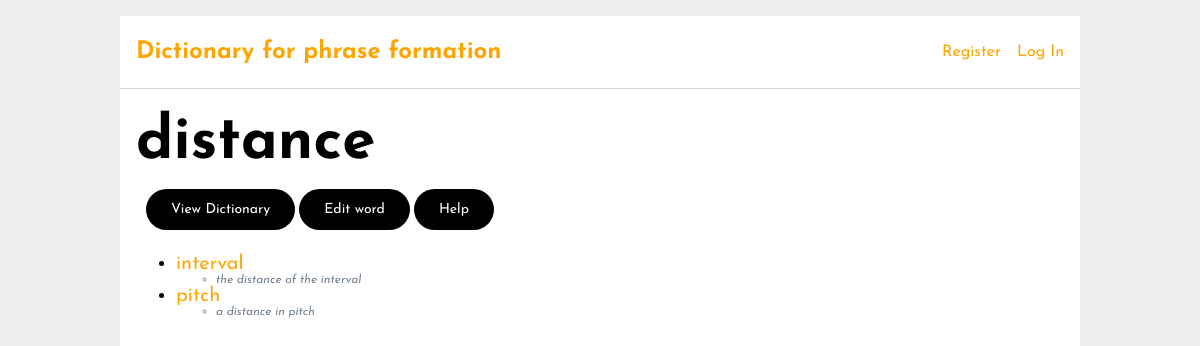
Screenshot of /28/ with the database file from the repository.
### tables this page shows
CREATE TABLE word (
  id INTEGER PRIMARY KEY AUTOINCREMENT,
  name TEXT UNIQUE NOT NULL,
  user_id INTEGER NOT NULL,
  FOREIGN KEY (user_id) REFERENCES user (id),
  unique (name)
);

CREATE TABLE phrase (
  id INTEGER PRIMARY KEY AUTOINCREMENT,
  name TEXT UNIQUE NOT NULL,
  user_id INTEGER NOT NULL,
  FOREIGN KEY (user_id) REFERENCES user (id),
  unique (name)
);

### dictionary/dict.py (the view)
@bp.route("/<int:word_id>/")
def view_word(word_id):
    word = get_word(word_id)
    phrases = get_phrases(word_id)
    phrasewords = get_all_phrase_words(word_id)
    '''
    phrase_words = []
    if phrases:
        for phrase in phrases:
            phrase_id = phrase["phraseId"]
            words = get_phrase_words(word_id, phrase_id)
            phrase_words.append({"phrase_id": phrase_id, "phrase_words": words})
    '''
    return render_template("dictionary/word.html", word=word, phrases=phrases, phrasewords=phrasewords)

### dictionary/auth.py (called while the page is built)
@bp.before_app_request
def load_logged_in_user():
    user_id = session.get('user_id')
    if user_id is None:
        g.user = None
    else:
        g.user = get_db().execute(
            'SELECT * FROM user WHERE id = ?', (user_id,)
        ).fetchone()

### dictionary/db.py (called while the page is built)
def get_db():
    if "db" not in g:
        g.db = sqlite3.connect(
            current_app.config["DATABASE"], detect_types=sqlite3.PARSE_DECLTYPES
        )
        g.db.row_factory = sqlite3.Row
    return g.db

### dictionary/dict.py (called while the page is built)
def get_word(word_id, check_user=True):
    word = (
        get_db()
        .execute(
            "SELECT word.id, word.name, word.user_id"
            " FROM word"
            " WHERE word.id = ?",
            (word_id,),
        ).fetchone()
    )
    if word is None:
        abort(404, "Word id {0} doesn't exist.".format(word_id))
    '''
    if check_user and word["user_id"] != g.user["id"]:
        abort(403)
    '''
    return word

def get_phrases(word_id):
    phrases = (
        get_db()
        .execute(
            "SELECT DISTINCT phrel.phraseId, phrase.name"
            " FROM phrel"
            " JOIN word ON phrel.wordId = word.id "
            " JOIN phrase ON phrel.phraseId = phrase.id"
            " WHERE phrel.wordId = ? ",
            (word_id,),
        )
        .fetchall()
    )
    if phrases is None:
        abort(404, "Phrases for word id {0} don't exist.".format(word_id))
    return phrases

def get_all_phrase_words(word_id):
    phrase_words = (
        get_db()
        .execute(
            "SELECT DISTINCT rel.phraseWordId, phrase_word.name"
            " FROM rel"
            " JOIN word main_word ON rel.mainWordId = main_word.id "
            " JOIN word phrase_word ON rel.phraseWordId = phrase_word.id"
            " WHERE rel.mainWordId = ?",
            (word_id,),
        )
        .fetchall()
    )
    if phrase_words is None:
        abort(404, "Words for phrase formation for word id {0} don't exist.".format(word_id))
    return phrase_words

### dictionary/templates/dictionary/word.html (shortened to what this page needs)
{% extends 'base.html' %}
{% block header %}
    <h1>{% block title %}{{ word['name'] }}{% endblock %}</h1>
{% endblock %}
{% block buttons %}
    <ul>
        <li><a href="{{ url_for("dict.index") }}" class="button">View Dictionary</a></li>
        <li><a href="{{ url_for('dict.edit_word', word_id=word['id']) }}" class="button">Edit word</a></li>
        <li>
            <div class="popup" onclick="myFunction()">Help
            </div>
        </li>
    </ul>
{% endblock %}
{% block content %}
    <ul class="word">
        {% for phrase_word in phrasewords %}
            <li><a href="{{ url_for('dict.view_word', word_id=phrase_word['phraseWordId']) }}" class="link">{{ phrase_word['name'] }}</a></li>
                <ul>
                    {% for phrase in phrases %}
                        {% if phrase_word["name"] in phrase["name"] %}
                            <li class="phrase">{{ phrase["name"] }}</li>
                        {% endif %}
                    {% endfor %}
                </ul>
        {% endfor %}
    </ul>
{% endblock %}

### dictionary/static/style.css (style rules this page uses)
h1, h2, h3, h4, h5, h6 { color: #000000; margin: 1rem 0; }
a { color: orange; text-decoration: none !important; }
nav ul { display: flex; list-style: none; margin: 0; padding: 0; }
nav ul li a, nav ul li span, header .action { display: block; padding: 0.5rem; }
.content > header h1 { flex: auto; margin: 1rem 0 0.25rem 0; font-size: 3em; }
.button { background-color: #000000; border: none; color: white; padding: 13px 25px; text-align: center; text-decoration: none; display: inline-block; font-size: 14px; margin: 4px 2px; cursor: pointer; border-radius: 38px; transition-duration: 0.4s; }
a.link { text-decoration: none !important; }
.phrase { color: slategray; font-style: italic; font-size: 12px; }
.popup { background-color: #000000; border: none; color: white; padding: 13px 25px; text-align: center; text-decoration: none; position: relative; display: inline-block; cursor: pointer; font-size: 14px; margin: 4px 2px; border-radius: 38px; transition-duration: 0.4s; -webkit-user-select: none; -moz-user-select: none; -ms-user-select: none; user-select: none; }

### rows the page displays
word: name "distance"
word: name "interval"
phrase: name "the distance of the interval"
word: name "pitch"
phrase: name "a distance in pitch"
